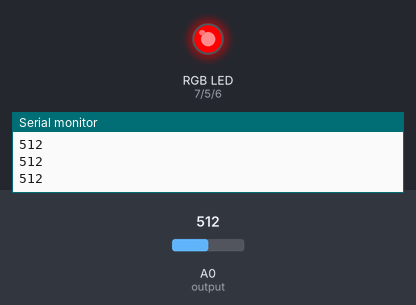
The sketch below on a simulated Arduino Uno, built with avr-gcc and run on an emulated ATmega328P. Shown: an RGB LED mixed from three pins (HIGH = lit), the last lines printed to the serial monitor. The inputs (shaded band) are chosen by the test bench; at power-on: A0 (output) = 512.

Above: at 1.2 s.
1.3 s: A0 (output) set to 771
2.8 s: A0 (output) set to 795
At 3.6 s:
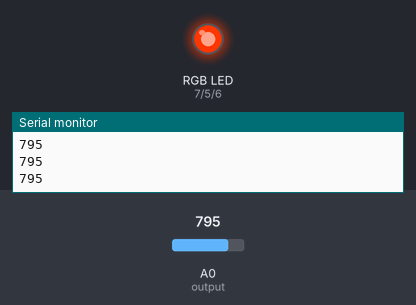
4.3 s: A0 (output) set to 842
5.8 s: A0 (output) set to 872
At 7.0 s:
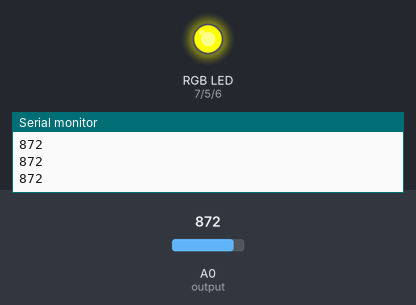
7.3 s: A0 (output) set to 883
8.8 s: A0 (output) set to 904
At 9.4 s:
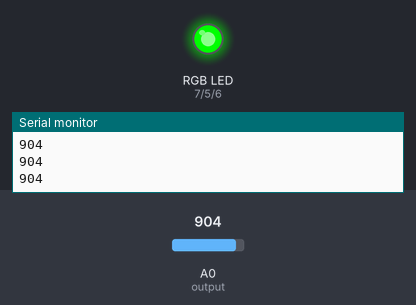
Timing chart, 0 to 11.3 s (numbered marks = the images above; inputs shaded):
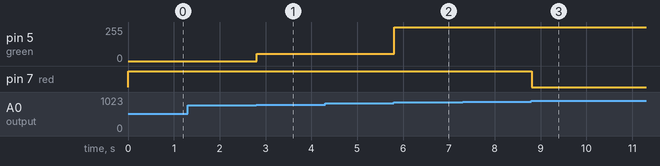

The sketch:

Force_sensor_with_RGB.ino
```cpp
// C++ code
//
int output = A0;   // used a 10k resistor
int red = 7,blue = 6, green = 5;

void setup()
{
Serial.begin(9600);
  pinMode(red,OUTPUT);
  pinMode(blue,OUTPUT);
  pinMode(green,OUTPUT);

}

void loop()
{int result = analogRead(output);
 Serial.println(result);
 if(result>=0 && result <= 779){//2.5 N force
    Red();
 }
 if(result>779 && result <= 856){//5 N force
    Orange();}
 if (result>856 && result <=893){//7.5 N force
    Yellow();
 }
 if (result>893 && result <=914){//10 N force
    Green();
 }
}
void Red(){
  digitalWrite(red,HIGH);
  digitalWrite(blue,LOW);
  digitalWrite(green,LOW);
}
void Yellow(){
  digitalWrite(red,HIGH);
  digitalWrite(blue,LOW);
  digitalWrite(green,HIGH);
}
void Green(){
  digitalWrite(red,LOW);
  digitalWrite(blue,LOW);
  digitalWrite(green,HIGH);
}
void Orange(){
  analogWrite(red,255);
  analogWrite(blue,0);
  analogWrite(green,54);

}
```

Measured:
- the behaviour switches between 779 and 780 on A0 (output) (found by bisection; images 0 and 1)
- the behaviour switches between 856 and 857 on A0 (output) (found by bisection; images 1 and 2)
- the behaviour switches between 893 and 894 on A0 (output) (found by bisection; images 2 and 3)
- after the input at 2.8 s, pin 5 (green): 0/255 → 54/255 at once
- after the input at 5.8 s, pin 5 (green): 54/255 → 255/255 at once
- after the input at 8.8 s, pin 7 (red): HIGH → LOW at once
